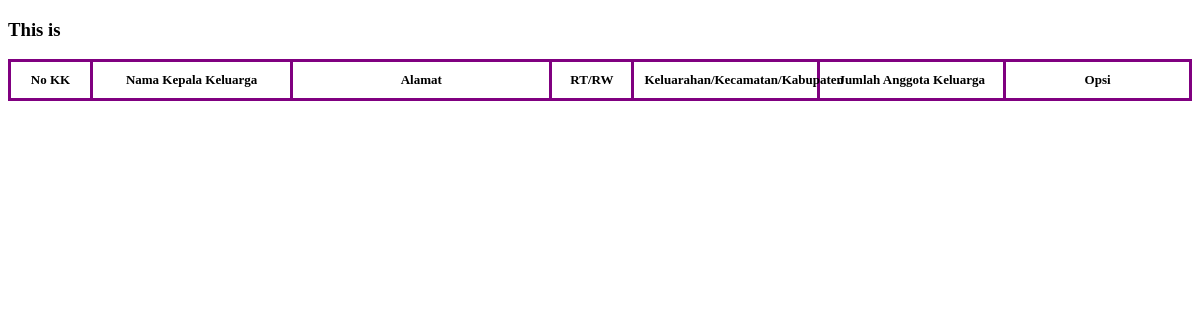
Page /penduduk/kk/ on the earlier database version.
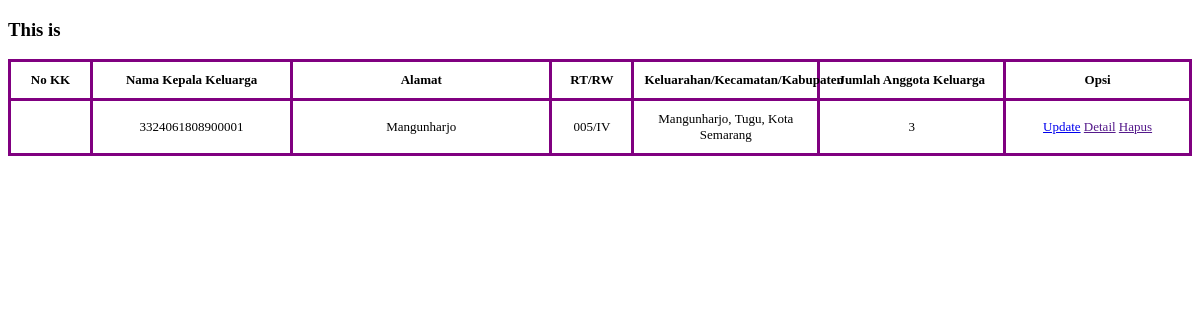
Same page on the later database version.
### citizen/models.py (models this page shows, shortened)
class KartuKeluarga(models.Model):
    seri_terbit = models.CharField(max_length=20)
    no_kk = models.CharField(max_length=20, unique=True)
    nama_kepala = models.CharField(max_length=100)
    alamat = models.CharField(max_length=100)
    rt = models.CharField(max_length=4)
    rw = models.CharField(max_length=4)
    kelurahan = models.CharField(max_length=50)
    kecamatan = models.CharField(max_length=50)
    kabupaten = models.CharField(max_length=50)
    kode_pos = models.CharField(max_length=10)
    provinsi = models.CharField(max_length=50)
    tanggal_dikeluarkan = models.DateField()
    poto = models.ImageField(upload_to='media/', null=True)
    ka_dinas = models.CharField(max_length=50, default="PERSONS 1")
    jumlah_anggota_keluarga = models.IntegerField(null=True)
    created_at = models.DateTimeField(auto_now_add=True)
    updated_at = models.DateTimeField(auto_now=True)

### citizen/views.py (the view)
# urls.py: path('kk/', views.indexkk, name='indexkk'),
def indexkk(request):
    data = KartuKeluarga.objects.all()
    template = "kk/index.html"
    context = {'data' : data}
    return render(request, template, context)

### citizen/templates/kk/index.html (shortened to what this page needs)
{% load static %}
<!DOCTYPE html>
<html lang="en">
<head>
    <link rel="stylesheet" href="{% static 'assets/style.css' %}">
</head>
<body>
    <h3>This is </h3>
    <table class="table__wrapper">
        <thead class="table__thead">
            <tr>
                <td>No KK</td>
                <td>Nama Kepala Keluarga</td>
                <td>Alamat</td>
                <td>RT/RW</td>
                <td>Keluarahan/Kecamatan/Kabupaten</td>
                <td>Jumlah Anggota Keluarga</td>
                <td>Opsi</td>
            </tr>
        </thead>
        <tbody class="table__tbody">
            {% for i in data %}
            <tr>
                <td></td>
                <td>{{ i.no_kk}}</td>
                <td>{{i.alamat}}</td>
                <td>{{i.rt}}/{{i.rw}}</td>
                <td>{{i.kelurahan}}, {{i.kecamatan}}, {{i.kabupaten}}</td>
                <td>{{i.jumlah_anggota_keluarga}}</td>
                <td>
                    <a href="{% url "updatekk" %}">Update</a>
                    <a href="">Detail</a>
                    <a href="">Hapus</a>
                </td>
            </tr>
            {% endfor %}
        </tbody>
    </table>
</body>
</html>

### static/assets/style.css (style rules this page uses)
.table__wrapper { table-layout: fixed; width: 100%; border-collapse: collapse; padding: 10px; font-size: small; text-align: center; }
.table__thead td { border: 3px solid purple; padding: 10px; font-weight: 600; }
.table__thead td:nth-child(1) { width: 5%; }
.table__thead td:nth-child(2) { width: 15%; }
.table__thead td:nth-child(3) { width: 20%; }
.table__thead td:nth-child(4) { width: 5%; }
.table__tbody { table-layout: fixed; width: 100%; border-collapse: collapse; padding: 10px; font-size: small; text-align: center; }
.table__tbody td { border: 3px solid purple; padding: 10px; }

Differences in the rows shown:
added KartuKeluarga: no_kk "3324061808900001", alamat "Mangunharjo", rt "005", rw "IV", kelurahan "Mangunharjo", kecamatan "Tugu", kabupaten "Kota Semarang", jumlah_anggota_keluarga "3"
